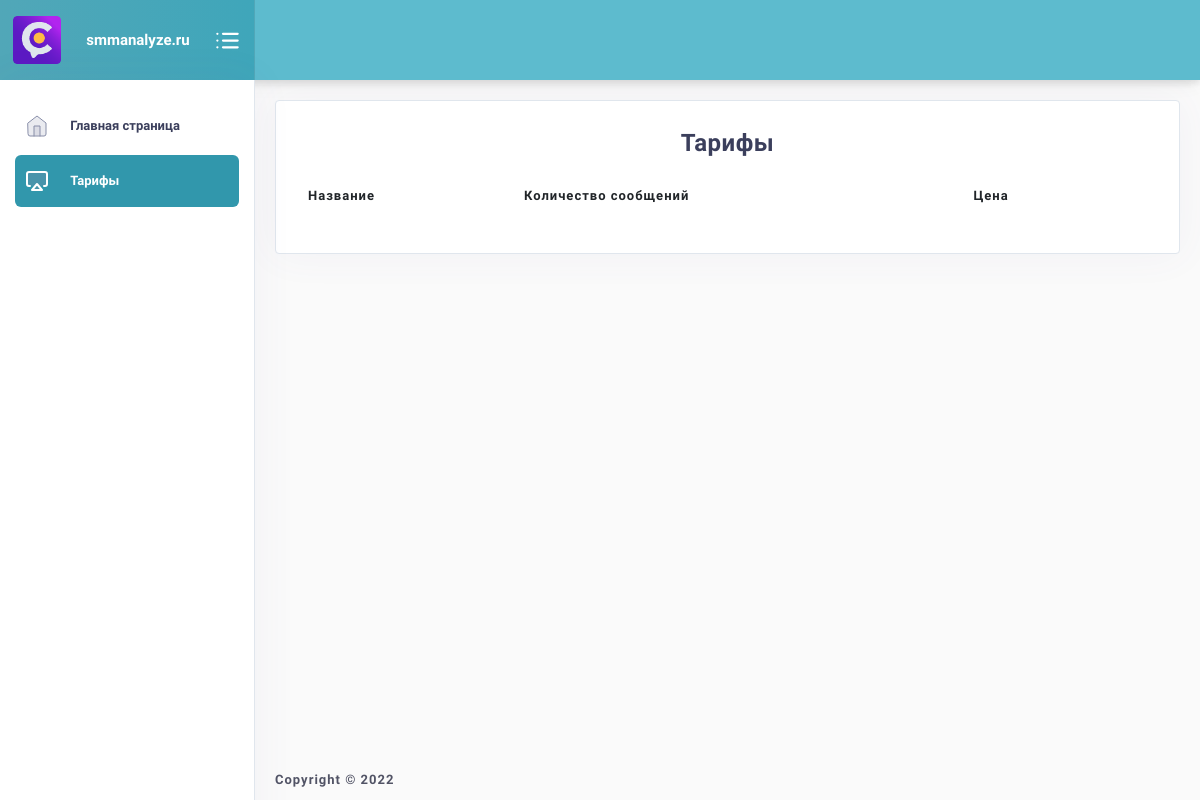
The page /tarrifs on the database as committed earlier.
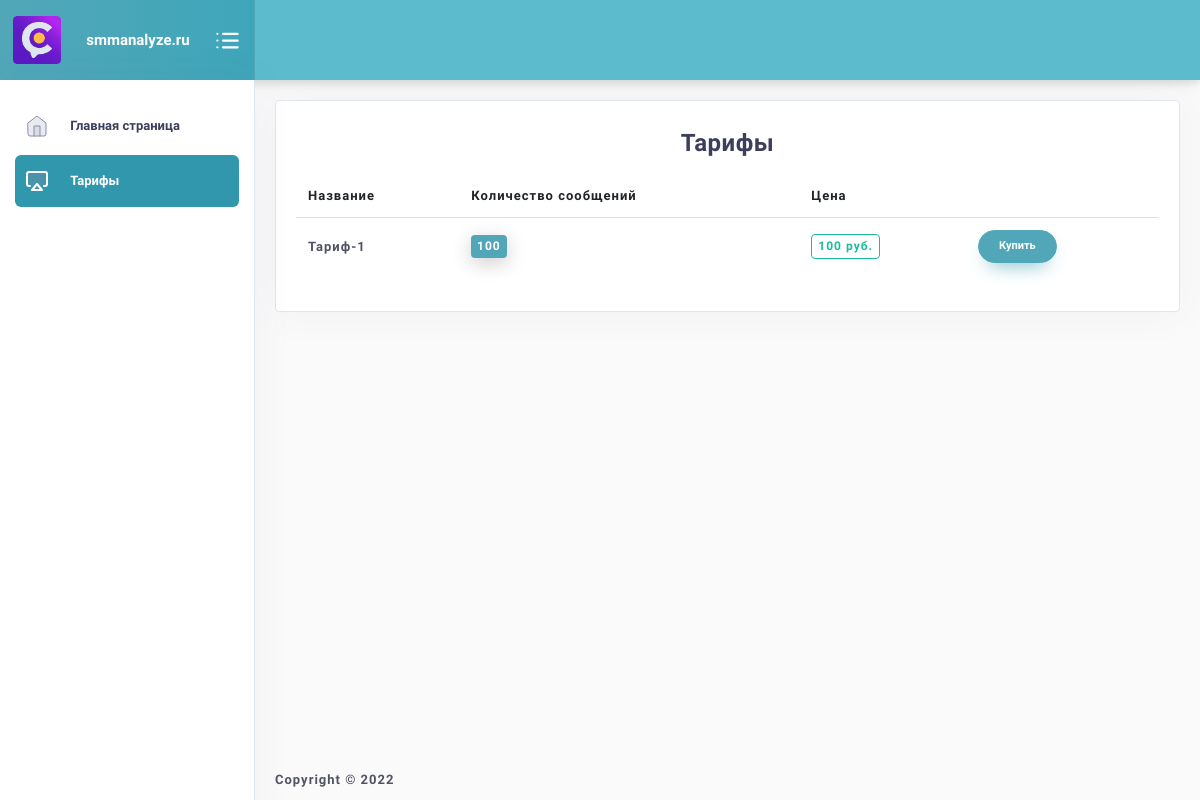
The same page on the database as committed later.
### backend/models.py (models this page shows, shortened)
class Tarrif(models.Model):
    name = models.CharField(max_length=255, verbose_name='Название')
    messages_count = models.IntegerField(verbose_name='Количество сообщений')
    price = models.IntegerField(verbose_name='Цена')
    class Meta:
        verbose_name = 'Тариф'
        verbose_name_plural = 'Тарифы'

### frontend/views.py (the view)
# urls.py: path('tarrifs', views.TarrifsView.as_view()),
class TarrifsView(View):
    template_name = 'tarrifs.html'
    def get(self, request):
        error = request.session.get('error', None)
        request.session['error'] = None
        tarrifs = Tarrif.objects.all()
        return render(request, self.template_name, {
            'tarrifs': tarrifs,
            'error': error,
        })

### frontend/templates/tarrifs.html (shortened to what this page needs)
{% extends 'base.html' %}
{% block content %}
<div class="col-12">
  <div class="layout-spacing">
    <div class="widget widget-content-area br-4">
      <div class="widget-one">
        <h4 class="text-center mb-2 mt-2">
          <b>
            Тарифы
          </b>
        </h4>
        <div class="table-responsive">
          <table class="table mt-2">
            <thead>
              <tr>
                <th>Название</th>
                <th>Количество сообщений</th>
                <th>Цена</th>
                <th></th>
              </tr>
            </thead>
            <tbody>
              {% for tarrif in tarrifs %}
              <tr>
                <td><b>{{ tarrif.name }}</b></td>
                <td>
                  <span class="badge badge-primary">{{ tarrif.messages_count }}</span>
                </td>
                <td>
                  <span class="badge outline-badge-success">
                    {{ tarrif.price }} руб.
                  </span>
                </td>
                <td>
                  <button onclick="buy_confirm({{ tarrif.id }})" class="btn btn-rounded btn-sm btn-primary">
                    <b>Купить</b>
                  </button>
                </td>
              </tr>
              {% endfor %}
            </tbody>
          </table>
        </div>
      </div>
    </div>
  </div>
  <div class="layout-spacing">
  </div>
</div>
{% endblock %}

Rows that differ between the two databases and show on the page:
added Tarrif: name "Тариф-1", messages_count "100", price "100"
